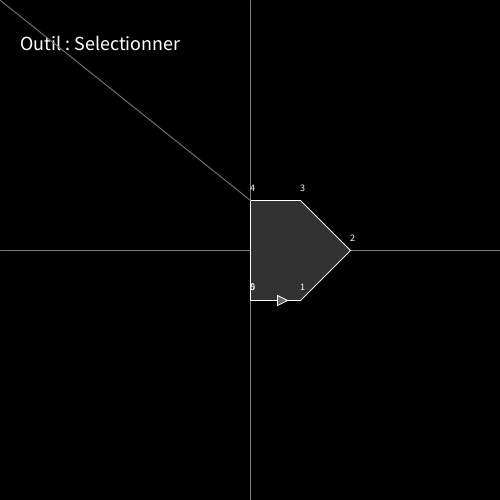
Frame 1 (no input)
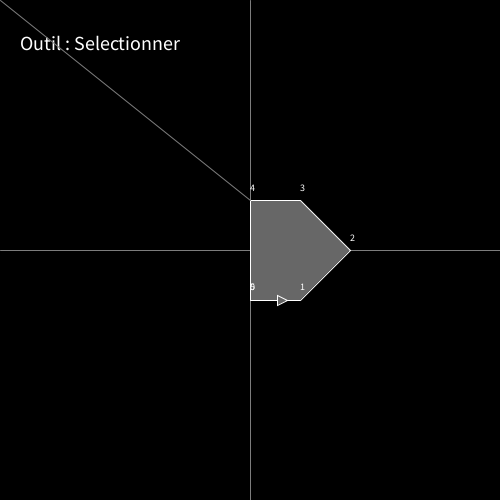
Frame 60 (the mouse pressed at the canvas centre just before this capture)
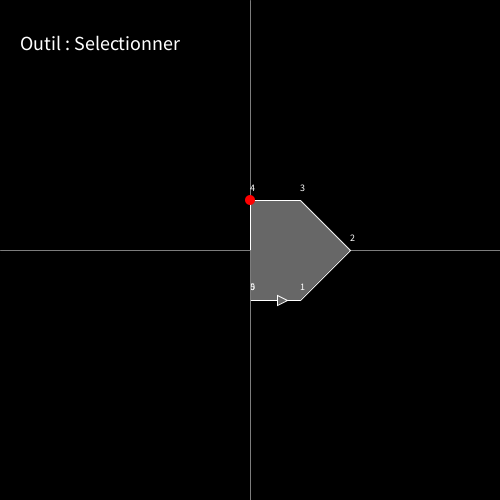
Frame 120 (the mouse held since frame 60 and released just before this capture)

The Processing sketch that drew these frames (run headless with seeded random() and noise(); from frame 60 on, the mouse is pressed at the canvas centre):

// Processing sketch: Creation_Corps
// ── Creation_Corps.pde

void setup() {
  size(500, 500);
  surface.setResizable(true);
  background(0);
  corps = new Corps();
  corps.Setup(loadJSONArray("Animaux/test.json"));
}

int timerSave = 0;

void draw() {
  background(0);
  push();
  fill(255);
  textSize(20);
  text("Outil : "+outil.modeSouris, 20, 50);
  if (timerSave>millis()) text("Sauvegarde...", 20, 80);
  pop();
  corps.Affichage();
  outil.Affichage();
  
  println("mouseX : "+mouseX+" mouseY : "+mouseY);
  println("mouseX tr : "+(mouseX-width/2)+" mouseY tr : "+(mouseY-height/2));
  
}

Corps corps;
Outils outil = new Outils();

// ── Corps.pde
class Corps {

  float x = 250, y = 250;
  ArrayList<Point> AllPoints = new ArrayList<Point>();

  Corps() {
  }

  void Setup(JSONArray json) {

    if (json == null) {
      AllPoints.add(new Point(0, 50, 0));
      AllPoints.add(new Point(50, 50, 1));
      AllPoints.add(new Point(100, 0, 2));
      AllPoints.add(new Point(50, -50, 3));
      AllPoints.add(new Point(0, -50, 4));
      AllPoints.add(new Point(0, 50, 5));
    } else {
      for (int i=0; i<json.size(); i++) {
        JSONObject obj = json.getJSONObject(i);
        Point point = new Point(obj.getFloat("x"), obj.getFloat("y"), int(obj.getInt("index")));
        AllPoints.add(point);
      }
    }
  }

  void Affichage() {
    x = width/2;
    y = height/2;
    stroke(125);
    line(0, height/2, width, height/2);
    line(width/2, 0, width/2, height);

    push();
    translate(x, y);

    if (this == outil.corpsCible) {
      if (isDedans(mouseX-width/2, mouseY-height/2)) fill(203);
      else fill(103);
    } else fill(50);

    stroke(255);

    beginShape();
    for (Point point : AllPoints) {
      float vx = point.x, vy = point.y;
      vertex(vx, vy);
    }
    if (!AllPoints.isEmpty()) vertex(AllPoints.get(0).x, AllPoints.get(0).y);
    endShape();

    for (int i=0; i<AllPoints.size(); i++) {
      Point point = AllPoints.get(i);

      point.index = i;

      push();
      fill(255);
      textSize(10);
      text(int(point.index), point.x, point.y-10);
      pop();
    }

    if (AllPoints.size() > 1) {
      AllPoints.get(0).Fleche(AllPoints.get(1));
    }

    pop();
  }



  void Save() {
    JSONArray jsonCorps = new JSONArray();
    int compteur = 0;

    for (Point point : AllPoints) {
      JSONObject objPoint = new JSONObject();
      objPoint.setInt("index", compteur);

      objPoint.setFloat("x", point.x);
      objPoint.setFloat("y", point.y);

      jsonCorps.setJSONObject(compteur, objPoint);

      compteur++;
    }

    saveJSONArray(jsonCorps, "Animaux/test.json");
    println("Saved");
  }


  boolean isDedans(float xf, float yf) {
    boolean dedans = false;

    if (AllPoints.size() >= 3) {

      Point p1 = AllPoints.get(0);
      Point p2 = AllPoints.get(1);

      PVector v = new PVector(p2.x-p1.x, p2.y-p1.y);
      v.setMag(v.mag()/2);
      

      if (isDessous(xf, yf, p1.x, p1.y, p2.x, p2.y, "dessous")) {
        dedans = true;
      } else dedans = false;
    }
    return dedans;
  }
}

boolean isDessous(float mx, float my, float x1, float y1, float x2, float y2, String sens) {
  boolean dessous = false;

  float a = (y2-y1)/(x2-x1);
  float b = -(a*x1-y1);  
  float yf = a*mx+b;

  if (sens == "dessous") {
    if (my < yf) dessous = false;
    else dessous = true;
  } else { 
    if (my > yf) {
      dessous = false;
    } else dessous = true;
  }

  return dessous;
}

// ── Outil.pde
class Outils {
  String modeSouris = "Selectionner";
  Corps corpsCible;
  Point pointPr = new Point(0, 0, 0);
  Point pointSel = new Point(-1684, 1464, 0);
  float x, y;

  Outils() {
    corpsCible = corps;
  }

  void Affichage() {
    translate(width/2, height/2);
    corpsCible = corps;
    x = mouseX-width/2; 
    y = mouseY-height/2;

    float distMin = 99999;
    for (Point p : corpsCible.AllPoints) {
      if (dist(x, y, p.x, p.y) < distMin) {
        distMin = dist(x, y, p.x, p.y);
        pointPr = p;
      }
    }

    if (modeSouris == "Selectionner") {
      line(x, y, pointPr.x, pointPr.y);
    }


    if (modeSouris == "Effacer") {
      push();
      stroke(255, 0, 0);
      line(x, y, pointPr.x, pointPr.y);
      pop();
    }


    if (modeSouris == "Point") {
      push();
      stroke(255);
      line(x, y, pointSel.x, pointSel.y);
      Fleche(mouseX-width/2, mouseY-height/2, pointSel);
      pop();
    }

    if (pointSel.x != -1684 && pointSel.y != 1464) {
      push();
      noStroke();
      fill(255, 0, 0);
      ellipse(pointSel.x, pointSel.y, 10, 10);
      pop();
    }

    if (corps.AllPoints.isEmpty()) {
      corps.AllPoints.add(new Point(0, 0, 0));
      pointSel = corps.AllPoints.get(0);
    }
  }

  void Click() {
    if (modeSouris == "Selectionner") {
      pointSel = pointPr;
    }

    if (modeSouris == "Effacer") {
      int index = 0;
      int compteur = 0;
      for (Point point : corps.AllPoints) {
        if (pointPr == point) index = compteur;
        compteur++;
      }
      if (!corps.AllPoints.isEmpty()) {
        corps.AllPoints.remove(index);
        println("removed "+pointPr.index);
      }

      float distMin = 99999;
      for (Point p : corpsCible.AllPoints) {
        if (dist(x, y, p.x, p.y) < distMin) {
          distMin = dist(x, y, p.x, p.y);
          pointPr = p;
        }
      }
      pointSel = pointPr;
    }

    if (modeSouris == "Point") {
      corps.AllPoints.add(int(pointSel.index), new Point(mouseX-width/2, mouseY-height/2, int(pointSel.index+1)));
      float distMin = 99999;
      for (Point p : corpsCible.AllPoints) {
        if (dist(x, y, p.x, p.y) < distMin) {
          distMin = dist(x, y, p.x, p.y);
          pointPr = p;
        }
      }
      pointSel = pointPr;
    }
  }

  void Fleche(float x1, float y1, Point point) {
    push();
    float dist = dist(x1, y1, point.x, point.y)/4;
    translate(x1, y1);
    rotate(Direction(point));
    rectMode(CENTER);
    translate(dist, 0);
    fill(100);
    beginShape();
    vertex(0, 0);
    vertex(10, 5);
    vertex(10, -5);
    vertex(0, 0);
    endShape();
    pop();
  }

  float Direction(Point point) {
    float distX, distY, rotation = 0;  //Variables
    float inversion = 1;

    distX = point.x - mouseX+width/2;  //Récupération de la distance entre mouseX et le centre
    distY = point.y - mouseY+height/2;

    if (distX > 0)inversion = 0;        //Si la souris est à gauche du point alors on ajoute PI
    if (distX < 0)inversion = PI;

    rotation = atan(distY/distX)+inversion;  //Calcul de la rotation avec l'inversion

    return rotation;
  }
}

void keyPressed() {
  if (key == 's') {
    corps.Save();
    timerSave = millis()+1000;
  }

  if (key == '&') outil.modeSouris = "Point";
  if (key == 'é') outil.modeSouris = "Effacer";
  if (key == '"') outil.modeSouris = "Selectionner";
}

void mousePressed() {
  outil.Click();
}

// ── Point.pde
class Point {
  float x, y, index;
  Point(float nx, float ny, int ni) {
    x = nx;
    y = ny;
    index = ni;
  }

  public void Fleche(Point point) {
    push();
    float dist = dist(x, y, point.x, point.y)*3/4;
    translate(x, y);
    rotate(Direction(point));
    rectMode(CENTER);
    translate(dist, 0);
    fill(100);
    beginShape();
    vertex(0, 0);
    vertex(-10, 5);
    vertex(-10, -5);
    vertex(0, 0);
    endShape();
    pop();
  }


  public float Direction(Point point) {
    float distX, distY, rotation = 0;  //Variables
    float inversion = 1;

    distX = point.x - x;  //Récupération de la distance entre mouseX et le centre
    distY = point.y - y;

    if (distX > 0)inversion = 0;        //Si la souris est à gauche du point alors on ajoute PI
    if (distX < 0)inversion = PI;

    rotation = atan(distY/distX)+inversion;  //Calcul de la rotation avec l'inversion

    return rotation;
  }
}
